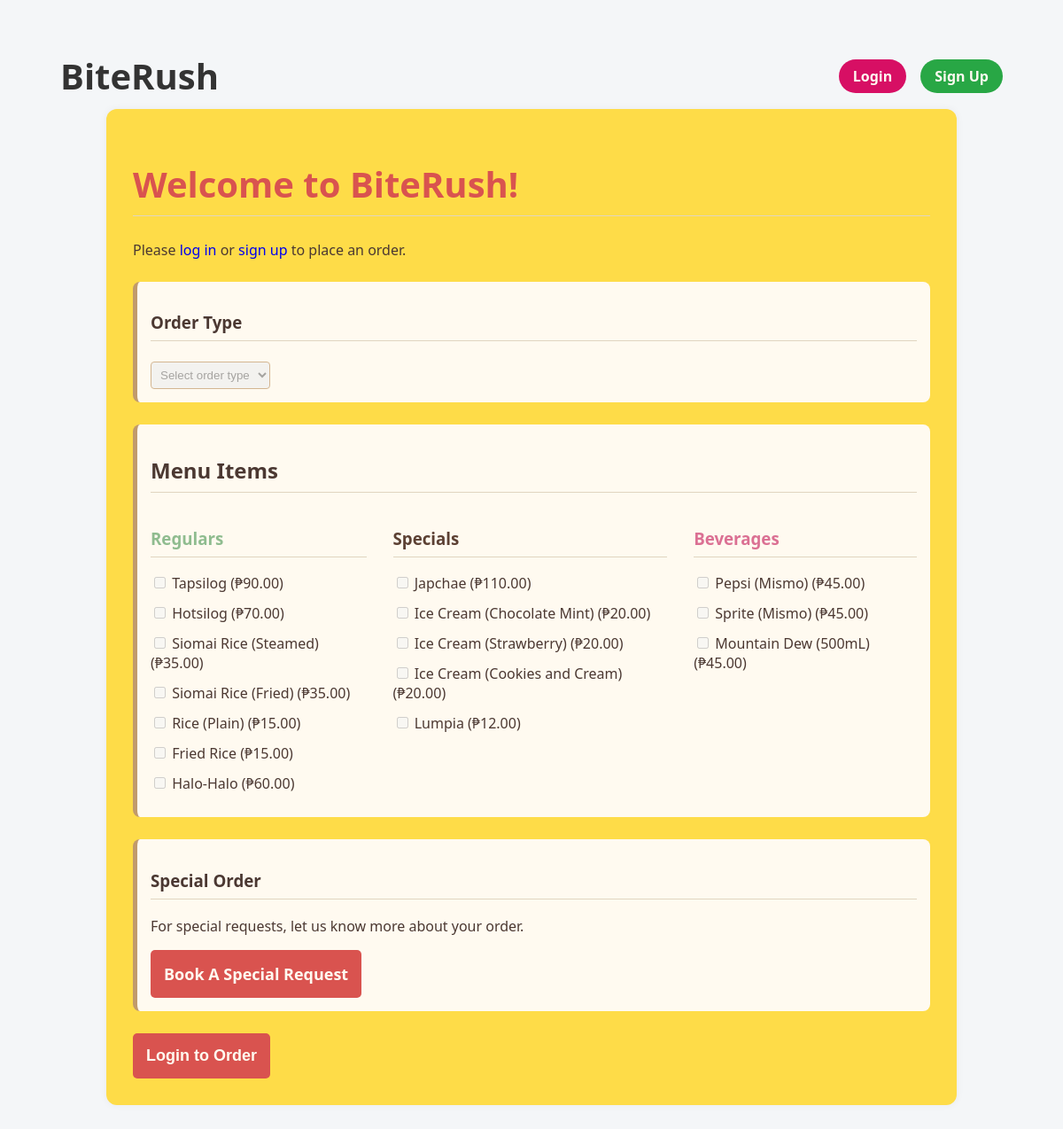
Before: / with the older database file.
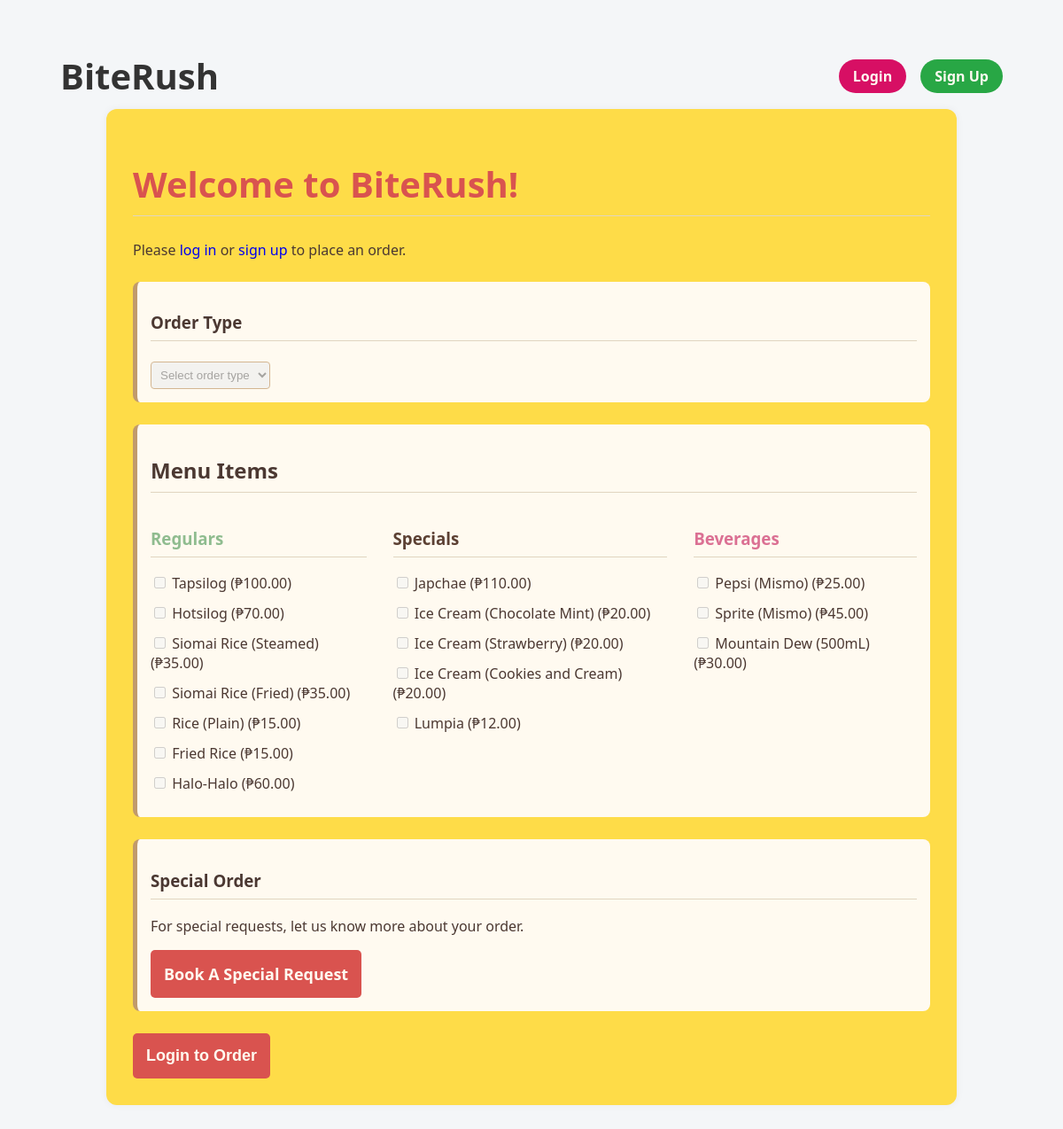
After: the same page with the newer database file.
### tables this page shows
CREATE TABLE Menu_Items (
    Item_ID INTEGER PRIMARY KEY AUTOINCREMENT,
    Item_Name TEXT NOT NULL,
    Category TEXT NOT NULL,
    Price REAL NOT NULL,
    FOREIGN KEY (Category) REFERENCES Categories(Category_Name)
);

### app.py (the view, shortened to what this page needs)
@app.route('/', methods=['GET', 'POST'])
def home():
    user_logged_in = 'user' in session
    if user_logged_in and session.get('role') == 'admin':
        return redirect(url_for('admin_dashboard'))
    full_name = session.get('full_name')
    address = session.get('address')
    conn = get_db_connection()
    cursor = conn.cursor()
    cursor.execute("SELECT DISTINCT * FROM Menu_Items")
    menu_items = list({item['Item_ID']: item for item in cursor.fetchall()}.values())
    conn.close()
    return render_template(
        'home.html',
        menu_items=menu_items,
        full_name=full_name,
        address=address,
        user_logged_in=user_logged_in
    )

### app.py (called while the page is built)
def get_db_connection():
    conn = sqlite3.connect(DB_PATH)
    conn.row_factory = sqlite3.Row
    return conn

### templates/home.html (shortened to what this page needs)
<!DOCTYPE html>
<html lang="en">
<head>
  <link rel="stylesheet" href="{{ url_for('static', filename='styles_home.css') }}">
</head>
<body>
  <header>
    <div>
      <a href="/" class="logo">BiteRush</a>
    </div>
    <div class="auth-buttons">
      {% if not user_logged_in %}
        <a href="{{ url_for('login') }}" class="btn-login">Login</a>
        <a href="{{ url_for('register') }}" class="btn-signup">Sign Up</a>
      {% else %}
        <a href="{{ url_for('logout') }}" class="logout-link">Logout</a>
      {% endif %}
    </div>
  </header>
  <div class="container">
    {% if user_logged_in %}
      <h1 class = "welcome">Welcome, {{ full_name }}</h1>
      <div class="section">
        <p><strong>Name:</strong> {{ full_name }}</p>
        <p><strong>Address:</strong> {{ address }}</p>
      </d >
    {% else %}
      <h1 class = "welcome">Welcome to BiteRush!</h1>
      <p>Please <a href="{{ url_for('login') }}">log in</a> or <a href="{{ url_for('register') }}">sign up</a> to place an order.</p>
    {% endif %}
    <form method="POST" {% if not user_logged_in %} onsubmit="event.preventDefault(); window.location.href='{{ url_for('login') }}';" {% endif %}>
      <div class="section">
        <h3>Order Type</h3>
        <select id = "order-type" name="order_type" {% if not user_logged_in %}disabled{% endif %} required>
          <option value="">Select order type</option>
        </select>
      </div>
      <div class="section">
        <h2>Menu Items</h2>
        <div class="menu-columns">
          {% for category in menu_items | map(attribute='Category') | unique %}
            <div>
              <h3>{{ category }}</h3>
              {% for item in menu_items if item['Category'] == category %}
              <div class="menu-item">
                <label>
                  <input type="checkbox" class="item-checkbox" name="item_ids[]" value="{{ item['Item_ID'] }}" {% if not user_logged_in %}disabled{% endif %}>
                  {{ item['Item_Name'] }} (₱{{ '%.2f'|format(item['Price']) }})
                </label>
              </div>
              {% endfor %}
            </div>
          {% endfor %}
        </div>
      </div>
      <div class="section">
        <h3>Special Order</h3>
          <div class="special-request-link">
            <p>For special requests, let us know more about your order.</p>
            <a href="{{ url_for('special_requests') }}" class="button_ani">Book A Special Request</a>
          </div>
        </div>
      <button type="submit" class="button_ani">
        <span>{% if user_logged_in %}Place Order{% else %}Login to Order{% endif %}</span>
      </button>
    </form>
  </div>
</body>
</html>

Changed rows visible on the page:
changed Menu_Items "Regulars": Price "90.00" → "100.00"
changed Menu_Items "Beverages": Price "45.00" → "25.00"
changed Menu_Items "Mountain Dew (500mL)": Price "45.00" → "30.00"
